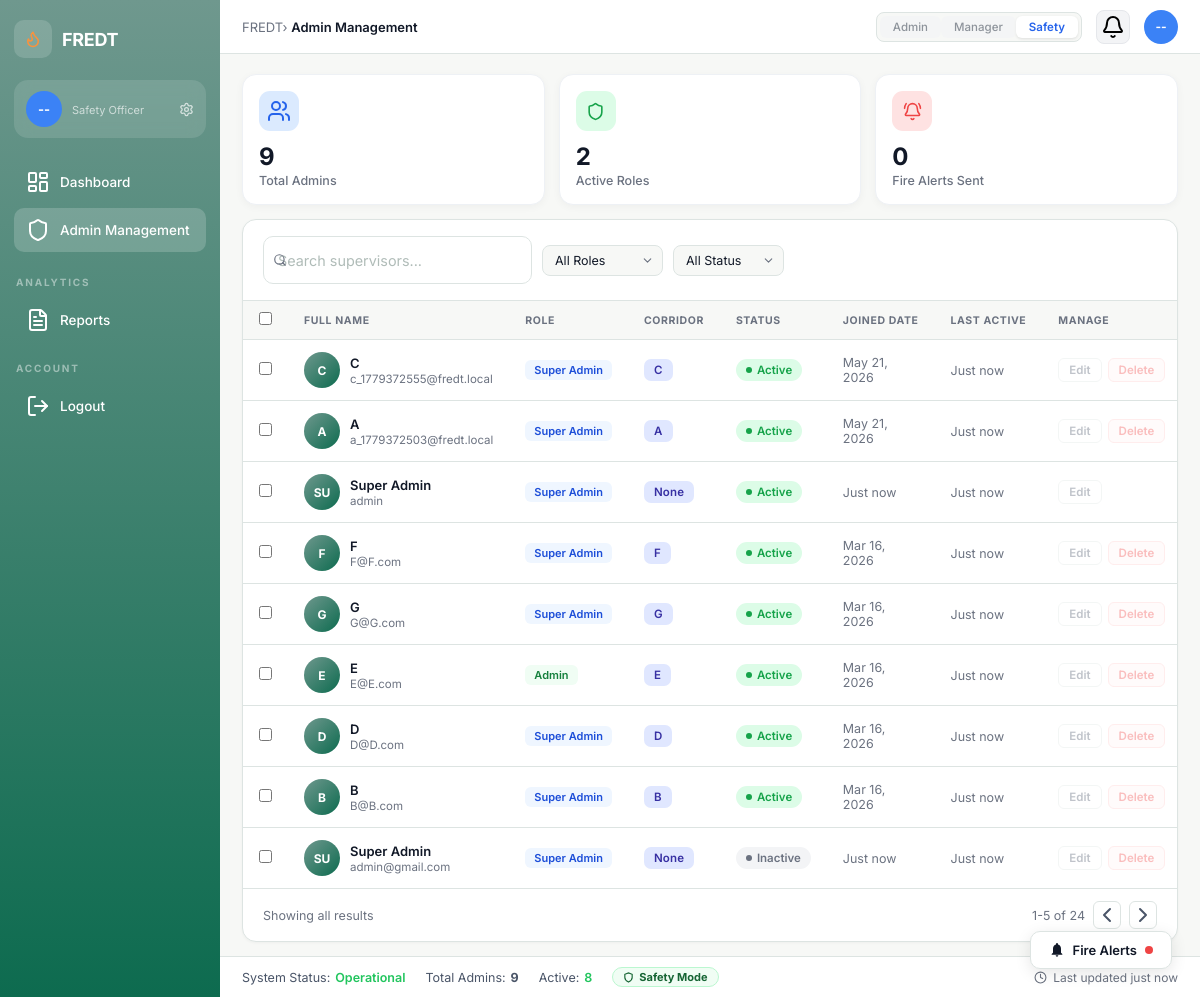
The page /admin (signed in) on the database its author committed.
### tables this page shows
CREATE TABLE supervisors (
            id INTEGER PRIMARY KEY AUTOINCREMENT,
            full_name TEXT NOT NULL,
            email TEXT UNIQUE NOT NULL,
            password_hash TEXT NOT NULL,
            role TEXT NOT NULL,
            status TEXT NOT NULL,
            joined_date TEXT NOT NULL,
            last_active TEXT NOT NULL
        , phone TEXT DEFAULT '', corridor TEXT DEFAULT 'None');

### app.py (the view)
@app.route("/admin")
def admin():
    if not is_logged_in():
        return redirect(url_for('login'))
    supervisors_data = get_all_supervisors()
    total_admins, active_roles, pending_approvals = get_supervisor_stats()
    return render_template("admin.html",
                           supervisors=supervisors_data,
                           total_admins=total_admins,
                           active_roles=active_roles,
                           pending_approvals=pending_approvals)

### app.py (called while the page is built)
def is_logged_in():
    return session.get("logged_in") and session.get("user_id")

def get_current_role():
    role = session.get("role", "Safety")
    return role if role in ROLE_CONFIG else "Safety"

@app.context_processor
def inject_current_user_context():
    role = get_current_role() if is_logged_in() else "Safety"
    return {
        "current_role": role,
        "current_role_info": ROLE_CONFIG.get(role, ROLE_CONFIG["Safety"]),
        "current_permissions": ROLE_PERMISSIONS.get(role, ROLE_PERMISSIONS["Safety"]),
    }

### database.py (called while the page is built)
def get_db_connection():
    conn = sqlite3.connect(DB_NAME)
    conn.row_factory = sqlite3.Row
    return conn

def get_all_supervisors():
    conn = get_db_connection()
    c = conn.cursor()
    c.execute("SELECT * FROM supervisors ORDER BY id DESC")
    rows = [dict(r) for r in c.fetchall()]
    conn.close()
    return rows

def get_supervisor_stats():
    conn = get_db_connection()
    c = conn.cursor()
    c.execute("SELECT COUNT(*) FROM supervisors")
    total = c.fetchone()[0]
    c.execute("SELECT COUNT(*) FROM supervisors WHERE status='Active'")
    active = c.fetchone()[0]
    c.execute("SELECT COUNT(*) FROM supervisors WHERE status='Pending'")
    pending = c.fetchone()[0]
    conn.close()
    return total, active, pending

### templates/admin.html (shortened to what this page needs)
<!DOCTYPE html>
<html lang="en">
<head>
    <link rel="stylesheet" href="{{ url_for('static', filename='css/style.css') }}">
</head>
<body>
<div class="app-container">
    <aside class="sidebar">
        <div class="logo">
            <div class="logo-box">
                <i data-lucide="flame" class="logo-icon-svg"></i>
            </div>
            <h1>FREDT</h1>
        </div>
        <div class="user-card">
            <div class="user-left">
                <div class="avatar" id="sidebarAvatar">--</div>
                <div class="user-info">
                    <p id="sidebarRole">-</p>
                </div>
            </div>
            <i data-lucide="settings" class="settings-icon-svg"></i>
        </div>
        <div class="nav">
            <a href="/" class="nav-item">
                <i data-lucide="layout-dashboard"></i>
                <span>Dashboard</span>
            </a>
            <a href="/admin" class="nav-item active">
                <i data-lucide="shield"></i>
                <span>Admin Management</span>
            </a>
        </div>
        <div class="nav-section-title">ANALYTICS</div>
        <div class="nav">
            <a href="/reports" class="nav-item">
                <i data-lucide="file-text"></i>
                <span>Reports</span>
            </a>
        </div>
        <div class="nav-section-title nav-section-title--account">ACCOUNT</div>
        <div class="nav">
            <a href="/logout" class="nav-item nav-item--logout">
                <i data-lucide="log-out"></i>
                <span>Logout</span>
            </a>
        </div>
    </aside>
    <main class="main-content">
        <header class="top-header">
            <div class="header-left">
                <div class="breadcrumbs">
                    <span>FREDT›</span> <strong>Admin Management</strong>
                </div>
            </div>
            <div class="header-right">
                <div class="role-tabs" id="roleTabs">
                    <span class="role-tab active" onclick="switchRole(this)">Admin</span>
                    <span class="role-tab" onclick="switchRole(this)">Manager</span>
                    <span class="role-tab" onclick="switchRole(this)">Safety</span>
                </div>
                <div class="header-actions">
                    <div class="notification-wrapper">
                        <button class="notif-btn" onclick="toggleNotifications()" title="Notifications">
                            <i data-lucide="bell"></i>
                        </button>
                    </div>
                    <div class="profile-wrapper">
                        <div class="small-avatar" id="headerAvatar" onclick="toggleProfileDropdown()" title="Profile">--</div>
                    </div>
                </div>
            </div>
        </header>
        <div class="admin-stats-row">
            <div class="stat-card">
                <div class="stat-card-top">
                    <div class="icon-box blue-bg">
                        <i data-lucide="users" class="icon-blue"></i>
                    </div>
                </div>
                <div class="stat-value" id="statTotalAdmins">--</div>
                <div class="stat-label">Total Admins</div>
            </div>
            <div class="stat-card">
                <div class="stat-card-top">
                    <div class="icon-box" style="background:#dcfce7;">
                        <i data-lucide="shield" style="color:#16a34a;width:19px;height:19px;"></i>
                    </div>
                </div>
                <div class="stat-value" id="statActiveRoles">--</div>
                <div class="stat-label">Active Roles</div>
            </div>
            <div class="stat-card" data-card="alerted-users"
                 style="cursor:pointer; transition:box-shadow 0.2s;"
                 onclick="openModal('fireAlertsModal')"
                 title="Click to manage fire alerts">
                <div class="stat-card-top">
                    <div class="icon-box" style="background:#fee2e2;">
                        <i data-lucide="bell-ring" style="color:#ef4444;width:19px;height:19px;"></i>
                    </div>
                </div>
                <div class="stat-value" id="statAlertedUsers"
                     style="transition:color 0.3s ease;">0</div>
                <div class="stat-label">Fire Alerts Sent</div>
            </div>
        </div>
        <div class="admin-content-area">
            <div class="admin-table-card">
                <div class="admin-filters-bar">
                    <div class="admin-filters-left">
                        <div class="admin-search-box">
                            <input type="text" id="adminSearchInput"
                                   placeholder="Search supervisors..."
                                   oninput="filterAdminTable()">
                        </div>
                        <div class="admin-select-wrap">
                            <select id="filterRole" onchange="filterAdminTable()" class="admin-filter-select">
                                <option value="">All Roles</option>
                            </select>
                        </div>
                        <div class="admin-select-wrap">
                            <select id="filterStatus" onchange="filterAdminTable()" class="admin-filter-select">
                                <option value="">All Status</option>
                            </select>
                        </div>
                    </div>
                </div>
                <div class="admin-table-wrap">
                    <table class="admin-table" id="adminTable">
                        <thead>
                            <tr>
                                <th><input type="checkbox" id="selectAllCheckbox" onchange="toggleSelectAll(this)"></th>
                                <th>Full Name</th>
                                <th>Role</th>
                                <th>Corridor</th>
                                <th>Status</th>
                                <th>Joined Date</th>
                                <th>Last Active</th>
                                <th>Manage</th>
                            </tr>
                        </thead>
                        <tbody id="adminTableBody">
                            {% for s in supervisors %}
                            <tr data-name="{{ s.full_name|lower }}"
                                data-email="{{ s.email|lower }}"
                                data-role="{{ s.role }}"
                                data-status="{{ s.status }}">
                                <td><input type="checkbox" class="row-checkbox"></td>
                                <td>
                                    <div class="admin-user-cell">
                                        <div class="admin-user-avatar">{{ s.full_name[:2]|upper }}</div>
                                        <div>
                                            <div class="admin-user-name">{{ s.full_name }}</div>
                                            <div class="admin-user-email">{{ s.email }}</div>
                                        </div>
                                    </div>
                                </td>
                                <td>
                                    <span class="admin-role-badge role-{{ s.role|lower|replace(' ', '-') }}">
                                        {{ s.role }}
                                    </span>
                                </td>
                                <td>
                                    <span class="admin-corridor-badge">{{ s.corridor or 'None' }}</span>
                                </td>
                                <td>
                                    <span class="admin-status-badge status-{{ s.status|lower }}">
                                        <span class="admin-status-dot"></span>
                                        {{ s.status }}
                                    </span>
                                </td>
                                <td class="admin-cell-muted">{{ s.joined_date }}</td>
                                <td class="admin-cell-muted">{{ s.last_active }}</td>
                                <td>
                                    <div class="admin-action-btns">
                                        <button class="admin-btn-edit"
                                                onclick="openEditModal('{{ s.id }}','{{ s.full_name }}','{{ s.email }}','{{ s.phone }}','{{ s.role }}','{{ s.status }}','{{ s.corridor }}')">
                                            Edit
                                        </button>
                                        {% if s.email != 'admin' %}
                                        <form action="/delete_supervisor/{{ s.id }}" method="POST"
                                              style="display:inline;"
                                              onsubmit="return confirmDelete(event, this)">
                                            <button type="submit" class="admin-btn-delete">Delete</button>
                                        </form>
                                        {% endif %}
                                    </div>
                                </td>
                            </tr>
                            {% else %}
                            <tr>
                                <td colspan="9" class="admin-empty-row">
                                    No supervisors found. Click "Add Supervisor" to get started.
                                </td>
                            </tr>
                            {% endfor %}
                        </tbody>
                    </table>
                </div>
                <div class="admin-pagination">
                    <div class="admin-pagination-info" id="paginationInfo">Showing all results</div>
                    <div class="admin-pagination-controls">
                        <span id="pageInfo">1-5 of 24</span>
                        <button class="admin-page-btn" id="prevPage" onclick="changePage(-1)">
                            <i data-lucide="chevron-left"></i>
                        </button>
                        <button class="admin-page-btn" id="nextPage" onclick="changePage(1)">
                            <i data-lucide="chevron-right"></i>
                        </button>
                    </div>
                </div>
            </div>
        </div>
        <footer class="bottom-footer">
            <div class="footer-left">
                <span class="status-item">
                    System Status:
                    <span class="text-success" id="footerSysStatus">Operational</span>
                </span>
                <span class="status-item">
                    Total Admins:
                    <strong id="footerTotalAdmins">--</strong>
                </span>
                <span class="status-item">
                    Active:
                    <strong id="footerActiveAdmins" class="text-success">--</strong>
                </span>
                <span class="status-item" id="footerRoleIndicator" style="
                    display:inline-flex;
                    align-items:center;
                    gap:5px;
                    padding:2px 10px;
                    border-radius:12px;
                    font-size:11px;
                    font-weight:700;
                    background:#eff6ff;
                    color:#1d4ed8;
                    border:1px solid #bfdbfe;
                    transition:all 0.3s ease;
                ">
                </span>
            </div>
            <div class="footer-right">
                <i data-lucide="clock" class="footer-icon-svg"></i>
                <span id="footerLastUpdated">Last updated just now</span>
            </div>
        </footer>
    </main>
</div>
<button class="fire-alerts-fab" onclick="openModal('fireAlertsModal')">
    <svg viewBox="0 0 24 24" width="16" height="16" fill="currentColor">
        <path d="M12 22a2 2 0 0 0 2-2H10a2 2 0 0 0 2 2zm6-6V10c0-3.07-1.63-5.64-4.5-6.32V3a1.5 1.5 0 0 0-3 0v.68C7.64 4.36 6 6.92 6 10v6l-2 2v1h16v-1l-2-2z"/>
    </svg>
    Fire Alerts
    <span class="fire-alerts-fab-dot"></span>
</button>
</body>
</html>

### rows shown on the page
supervisors: full_name "C", email "c_1779372555@fredt.local", role "Super Admin", corridor "C", status "Active", joined_date "May 21, 2026", last_active "Just now"
supervisors: full_name "A", email "a_1779372503@fredt.local", role "Super Admin", corridor "A", status "Active", joined_date "May 21, 2026", last_active "Just now"
supervisors: full_name "SU", full_name "Super Admin", email "admin", role "Super Admin", corridor "None", status "Active", joined_date "Just now", last_active "Just now"
supervisors: full_name "F", email "F@F.com", role "Super Admin", corridor "F", status "Active", joined_date "Mar 16, 2026", last_active "Just now"
supervisors: full_name "G", email "G@G.com", role "Super Admin", corridor "G", status "Active", joined_date "Mar 16, 2026", last_active "Just now"
supervisors: full_name "E", email "E@E.com", role "Admin", corridor "E", status "Active", joined_date "Mar 16, 2026", last_active "Just now"
supervisors: full_name "D", email "D@D.com", role "Super Admin", corridor "D", status "Active", joined_date "Mar 16, 2026", last_active "Just now"
supervisors: full_name "B", email "B@B.com", role "Super Admin", corridor "B", status "Active", joined_date "Mar 16, 2026", last_active "Just now"
supervisors: full_name "SU", full_name "Super Admin", email "admin@gmail.com", role "Super Admin", corridor "None", status "Inactive", joined_date "Just now", last_active "Just now"
